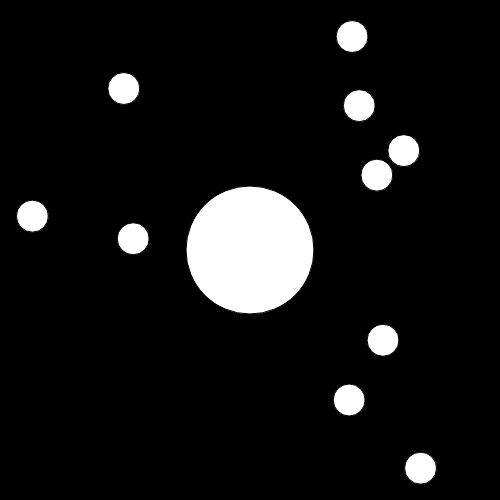
Frame 1 (no input)
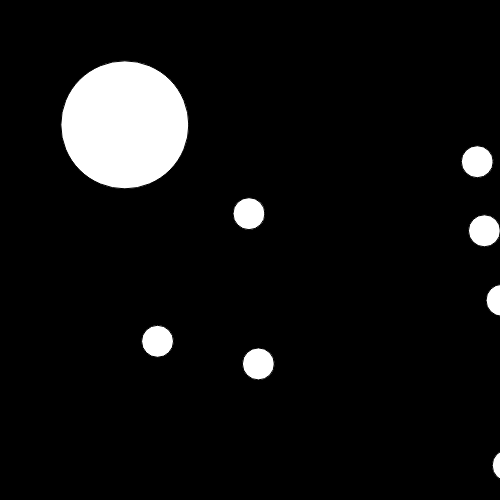
Frame 60 (no input)
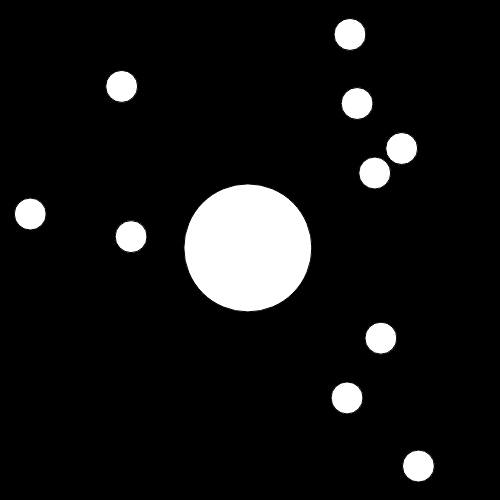
Frame 120 (the mouse pressed at the canvas centre since frame 60)

The p5.js sketch that drew these frames (run headless with seeded random() and noise() and a simulated clock; from frame 60 on, the mouse is pressed at the canvas centre):

// p5.js sketch
// ── sketch.js
var blob;
var blobs = [];

function setup() {
  createCanvas(500, 500);
  blob = new Blob(width/2, height/2, 64);
  for (var i = 0; i < 10; i++) {
    blobs[i] = new Blob(random(width), random(height), 16);
  }
}

function draw() {
  background(0);

  blob.show();
  blob.update();
  translate(width/2-blob.pos.x, height/2-blob.pos.y);
  for (var i = 0; i < blobs.length; i++) {
    blobs[i].show();
  }
}

// ── blob.js
function Blob(x, y, r) {
  this.pos = createVector(x, y);
  this.r = r;

  this.update = function() {
    var vel = createVector(mouseX, mouseY);
    vel.sub(this.pos);
    vel.setMag(3);
    this.pos.add(vel);
  }

  this.show = function() {
    fill(255);
    ellipse(this.pos.x, this.pos.y, this.r * 2, this.r * 2);
  }
}
